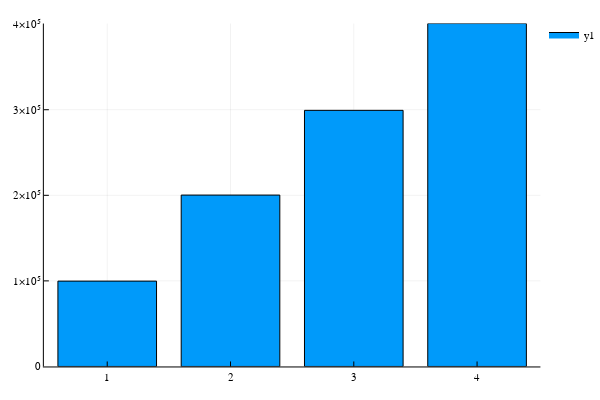

The code cell stored with this chart in its notebook:
### Markdown cell above
## CountMap

### Code cell
y = rand([1,2,2,3,3,3,4,4,4,4], 10^6)

@time o = fit!(CountMap(Int), y)

plot(o)

### Figure 1 — Plotly figure (JSON) as saved in the notebook; plotly's stock layout.template omitted (floating-point values rounded to 4 significant figures)
{"data": [{"fill": "tozeroy", "fillcolor": "rgba(0, 154, 250, 1.000)", "hoverinfo": "text", "line": {"color": "rgba(0, 0, 0, 1.000)", "dash": "solid", "width": 1}, "mode": "lines", "name": "y1", "showlegend": true, "text": "(1, 99734)", "type": "scatter", "x": [0.1, 0.1, 0.9, 0.9, 0.1, 0.1], "xaxis": "x1", "y": [99734, 0, 0, 99734, 99734, 99734], "yaxis": "y1"}, {"fill": "tozeroy", "fillcolor": "rgba(0, 154, 250, 1.000)", "hoverinfo": "text", "line": {"color": "rgba(0, 0, 0, 1.000)", "dash": "solid", "width": 1}, "mode": "lines", "name": "y1", "showlegend": false, "text": "(2, 200273)", "type": "scatter", "x": [1.1, 1.1, 1.9, 1.9, 1.1, 1.1], "xaxis": "x1", "y": [200273, 0, 0, 200273, 200273, 200273], "yaxis": "y1"}, {"fill": "tozeroy", "fillcolor": "rgba(0, 154, 250, 1.000)", "hoverinfo": "text", "line": {"color": "rgba(0, 0, 0, 1.000)", "dash": "solid", "width": 1}, "mode": "lines", "name": "y1", "showlegend": false, "text": "(3, 299272)", "type": "scatter", "x": [2.1, 2.1, 2.9, 2.9, 2.1, 2.1], "xaxis": "x1", "y": [299272, 0, 0, 299272, 299272, 299272], "yaxis": "y1"}, {"fill": "tozeroy", "fillcolor": "rgba(0, 154, 250, 1.000)", "hoverinfo": "text", "line": {"color": "rgba(0, 0, 0, 1.000)", "dash": "solid", "width": 1}, "mode": "lines", "name": "y1", "showlegend": false, "text": "(4, 400721)", "type": "scatter", "x": [3.1, 3.1, 3.9, 3.9, 3.1, 3.1], "xaxis": "x1", "y": [400721, 0, 0, 400721, 400721, 400721], "yaxis": "y1"}], "layout": {"annotations": [], "height": 400, "legend": {"bgcolor": "rgba(255, 255, 255, 1.000)", "bordercolor": "rgba(0, 0, 0, 1.000)", "font": {"color": "rgba(0, 0, 0, 1.000)", "family": "sans-serif", "size": 11}, "x": 1, "y": 1}, "margin": {"b": 20, "l": 0, "r": 0, "t": 20}, "paper_bgcolor": "rgba(255, 255, 255, 1.000)", "plot_bgcolor": "rgba(255, 255, 255, 1.000)", "showlegend": true, "width": 600, "xaxis1": {"anchor": "y1", "domain": [0.08064, 0.9934], "gridcolor": "rgba(0, 0, 0, 0.100)", "gridwidth": 0.5, "linecolor": "rgba(0, 0, 0, 1.000)", "mirror": false, "range": [-0.014, 4.014], "showgrid": true, "showline": true, "showticklabels": true, "tickangle": 0, "tickcolor": "rgb(0, 0, 0)", "tickfont": {"color": "rgba(0, 0, 0, 1.000)", "family": "sans-serif", "size": 11}, "tickmode": "array", "ticks": "inside", "ticktext": ["1", "1", "1", "2", "2", "2", "2", "2", "3", "3", "3", "3", "4", "4", "4"], "tickvals": [0.5, 0.5, 0.5, 1.5, 1.5, 1.5, 1.5, 1.5, 2.5, 2.5, 2.5, 2.5, 3.5, 3.5, 3.5], "title": "", "titlefont": {"color": "rgba(0, 0, 0, 1.000)", "family": "sans-serif", "size": 15}, "type": "-", "visible": true, "zeroline": false, "zerolinecolor": "rgba(0, 0, 0, 1.000)"}, "yaxis1": {"anchor": "x1", "domain": [0.03762, 0.9902], "gridcolor": "rgba(0, 0, 0, 0.100)", "gridwidth": 0.5, "linecolor": "rgba(0, 0, 0, 1.000)", "mirror": false, "range": [0, 400721], "showgrid": true, "showline": true, "showticklabels": true, "tickangle": 0, "tickcolor": "rgb(0, 0, 0)", "tickfont": {"color": "rgba(0, 0, 0, 1.000)", "family": "sans-serif", "size": 11}, "tickmode": "array", "ticks": "inside", "ticktext": ["0", "1×10⁵", "2×10⁵", "3×10⁵", "4×10⁵"], "tickvals": [0, 100000, 200000, 300000, 400000], "title": "", "titlefont": {"color": "rgba(0, 0, 0, 1.000)", "family": "sans-serif", "size": 15}, "type": "-", "visible": true, "zeroline": false, "zerolinecolor": "rgba(0, 0, 0, 1.000)"}}}
